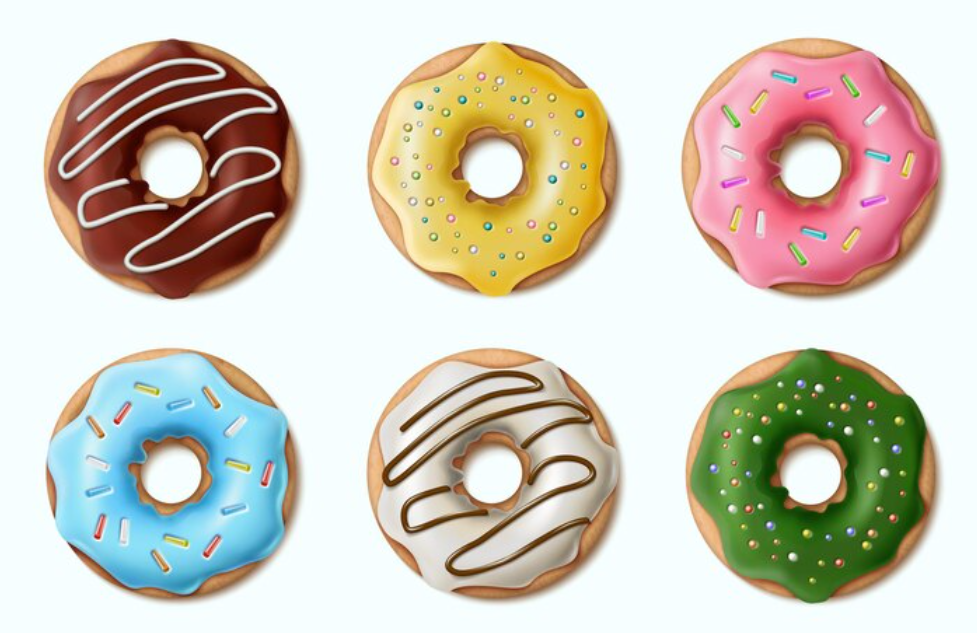
#> input picture assets/basics/object_rec/img.png, 977 x 633 px
$ python -i opening.py   (imports and definitions only)
#> lines starting #> are read from the running program, lines starting #| are printed output that depends on the picture; after the words box and inside, x2 and y2 are one past the last pixel; in counts of white or black regions, pixels touching at a corner belong together
import cv2
import numpy as np


def opening_filter(image_path):
    img = cv2.imread(image_path, 0)
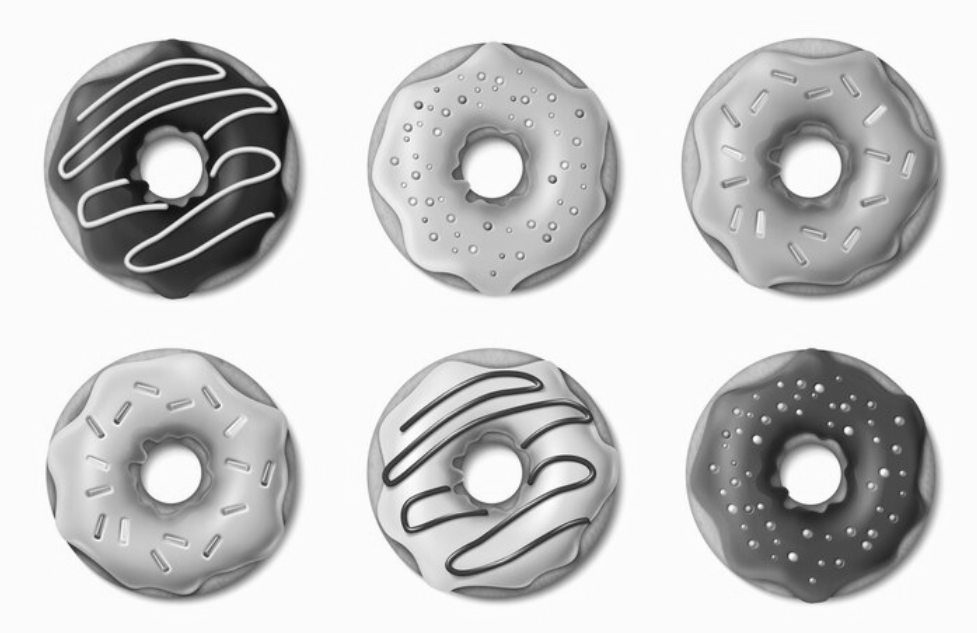
#> img: shape (633, 977); min 12, max 254, mean 201.8

    # todo binarize the image
    binr = cv2.threshold(img, 0, 255, cv2.THRESH_BINARY + cv2.THRESH_OTSU)[1]
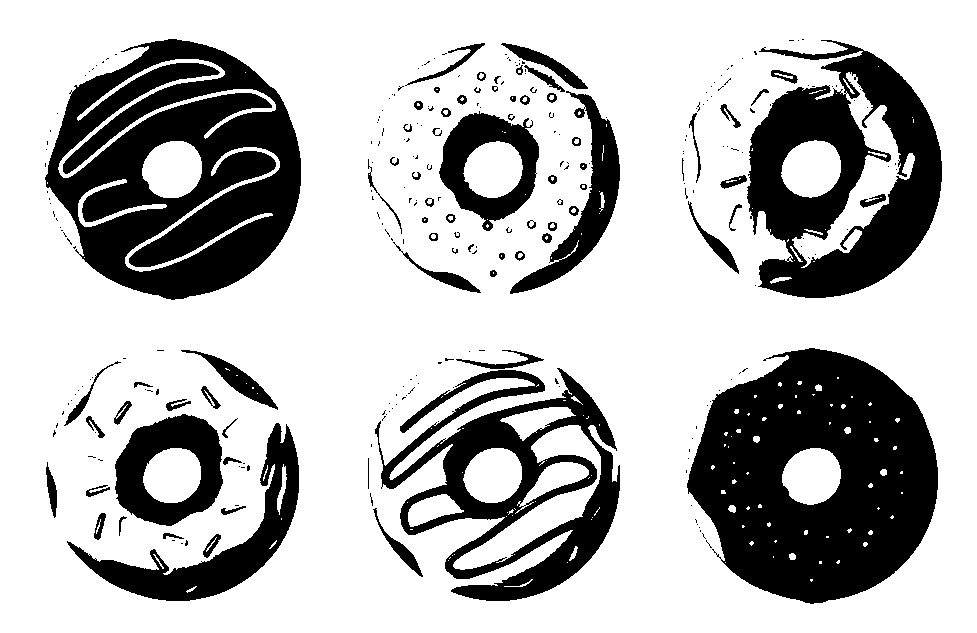
#> binr: shape (633, 977); 72.5% white; 279 black regions (205 under 20 px), largest, box (x1, y1, x2, y2) and area: (687, 348, 938, 604) 44218, (45, 39, 301, 300) 41570, (747, 40, 942, 298) 27019

    # todo np.ones: A function in the NumPy library that creates an array of units (values of 1).
    #  '(5, 5)': are the specific dimensions of the matrix, in this case it is a square matrix so we have 5 rows and 5 columns.
    #  np.uint8: It is the data type that is used to represent values within an array. In this case, uint8 is used to represent positive integers (unsigned integers) with a range from 0 to 255.
    kernel = np.ones((3, 3), np.uint8)

    # todo invert  image color
    invert = cv2.bitwise_not(binr)

    # todo dilation the image
    opening = cv2.morphologyEx(binr, cv2.MORPH_OPEN, kernel, iterations=1)
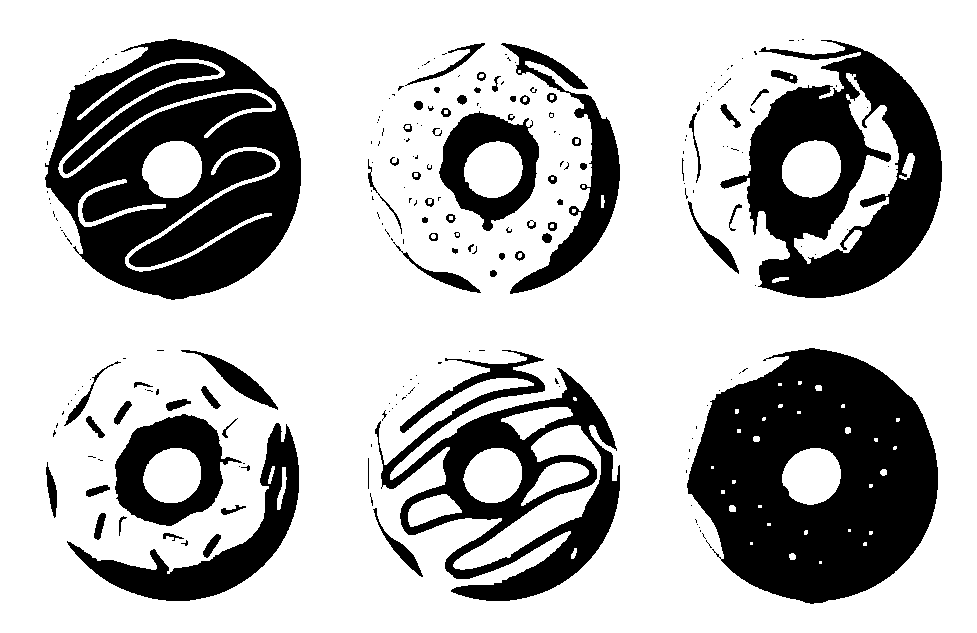
#> opening: shape (633, 977); 72.1% white; 229 black regions (161 under 20 px), largest, box (x1, y1, x2, y2) and area: (687, 348, 938, 604) 44470, (45, 39, 301, 300) 41620, (720, 40, 942, 298) 27876

    cv2.imshow('opening', cv2.resize(opening, (400, 400)))
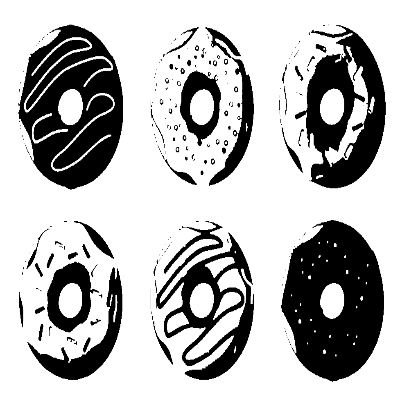
#> window 'opening': shape (400, 400); min 0, max 255, mean 184
    cv2.waitKey(0)

>>> result = opening_filter('../../../assets/basics/object_rec/img.png')
